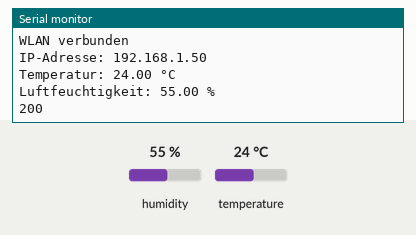
Simulated run of this program. Board: ESP32. Parts: the last lines printed to the serial monitor. Inputs (shaded band) come from the test bench; at power-on: humidity 55 %, temperature 24 °C. WiFi joins after 1.5 s; servers stay silent unless stated; uploads are accepted with an empty reply.

Above: at 2.7 s.
2.8 s: humidity set to 22 %
10.4 s: temperature set to 12 °C
At 11.94 s:
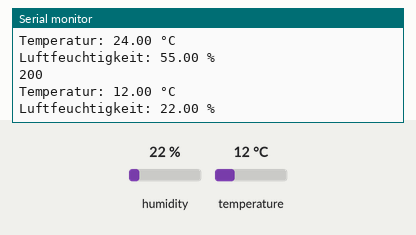
18.0 s: humidity set to 40 %
At 23.7 s:
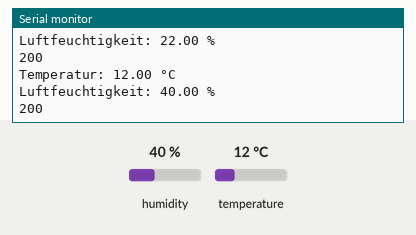

Measured:
- after the input at 10.4 s, the serial monitor: prints a new line after 1.4 s (image 1)
- after the input at 18.0 s, the serial monitor: prints a new line after 4.0 s (image 2)

The program:

main.cpp
```cpp
//Code Eckhard Gerwien - Dieser Code steht zur freien Verfügung
// Einbinden der erforderlichen Libraries
#include <Arduino.h>
#include <WiFi.h>
#include <HTTPClient.h>
#include <Wire.h>
#include <SPI.h>
#include <Adafruit_SHT31.h>
// WLAN-Einstellungen
const char* ssid = "DEIN_SSID";
const char* password = "DEIN_PASSWORT";
// Webserver-URL
const char* serverName = "http://Deine_IP/sensordaten/empfangsscript.php";
// Erstellen eines Objekts für den SHT31 Sensor
Adafruit_SHT31 sht31 = Adafruit_SHT31();
void setup() {
  // Initialisierung der seriellen Kommunikation für Debugging
  Serial.begin(115200);
  // Initialisierung des I2C-Bus
  Wire.begin();
  // Initialisierung des SHT31 Sensors
  if (!sht31.begin(0x44)) {  // 0x44 ist die I2C-Adresse des SHT31
    Serial.println("Konnte SHT31 nicht finden, überprüfe die Verkabelung!");
    while (1) delay(1);
  }
  Serial.println("SHT31 Sensor gefunden!");
  // Verbindung zum WLAN herstellen
  WiFi.begin(ssid, password);
  Serial.print("Verbinde mit WLAN");
  while (WiFi.status() != WL_CONNECTED) {
    delay(500);
    Serial.print(".");
  }
  //Ausgaben an die serielle Schnittstelle
  Serial.println("");
  Serial.println("WLAN verbunden");
  Serial.print("IP-Adresse: ");
  Serial.println(WiFi.localIP());
}
//Code der regelmäßig in einer Schleife ausgeführt wird
void loop() {
  // Auslesen der Temperatur
  float temperature = sht31.readTemperature();
  // Auslesen der Luftfeuchtigkeit
  float humidity = sht31.readHumidity();
  // Überprüfen, ob die Messwerte gültig sind
  if (!isnan(temperature)) {  // isnan überprüft, ob der Wert 'NaN' (Not a Number) ist
    Serial.print("Temperatur: ");
    Serial.print(temperature);
    Serial.println(" °C");
  } else {
    Serial.println("Fehler beim Auslesen der Temperatur!");
  }
  if (!isnan(humidity)) {
    Serial.print("Luftfeuchtigkeit: ");
    Serial.print(humidity);
    Serial.println(" %");
  } else {
    Serial.println("Fehler beim Auslesen der Luftfeuchtigkeit!");
  }
  // Senden der Daten an den Webserver
  if (WiFi.status() == WL_CONNECTED) {
    HTTPClient http;
    http.begin(serverName);
    http.addHeader("Content-Type", "application/x-www-form-urlencoded");
    // Übernahme der Messwerte in den String zum Senden
    String postData = "temperature=" + String(temperature) + "&humidity=" + String(humidity);
    int httpResponseCode = http.POST(postData);
    if (httpResponseCode > 0) {
      String response = http.getString();
      Serial.println(httpResponseCode);
      Serial.println(response);
    } else {
      Serial.print("Error on sending POST: ");
      Serial.println(httpResponseCode);
    }
    http.end();
  } else {
    Serial.println("WiFi nicht verbunden");
  }
  // Wartezeit von 10 Sekunden vor der nächsten Messung
  delay(10000);
}
```
